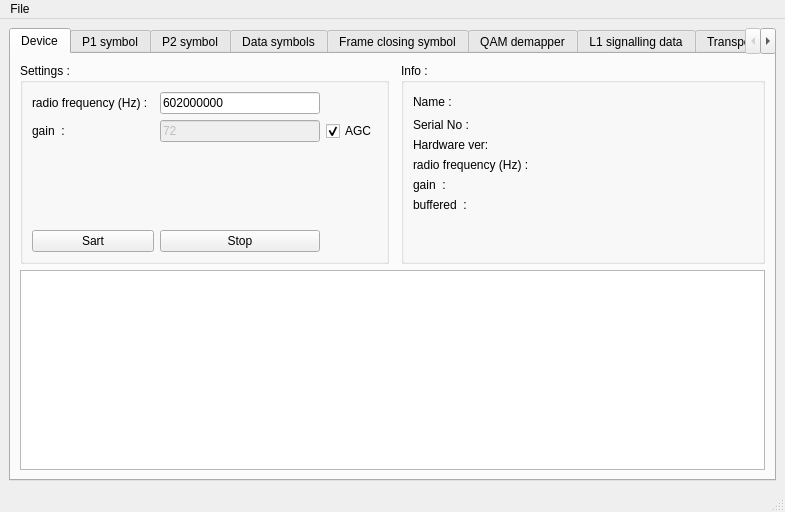
<?xml version="1.0" encoding="UTF-8"?>
<ui version="4.0">
 <class>main_window</class>
 <widget class="QMainWindow" name="main_window">
  <property name="geometry">
   <rect>
    <x>0</x>
    <y>0</y>
    <width>785</width>
    <height>512</height>
   </rect>
  </property>
  <property name="windowTitle">
   <string>MainWindow</string>
  </property>
  <property name="unifiedTitleAndToolBarOnMac">
   <bool>true</bool>
  </property>
  <widget class="QWidget" name="centralwidget">
   <layout class="QGridLayout" name="gridLayout_7">
    <item row="0" column="0">
     <widget class="QTabWidget" name="tab_widget">
      <property name="enabled">
       <bool>true</bool>
      </property>
      <property name="minimumSize">
       <size>
        <width>0</width>
        <height>0</height>
       </size>
      </property>
      <property name="currentIndex">
       <number>0</number>
      </property>
      <widget class="QWidget" name="tab_device">
       <attribute name="title">
        <string>Device</string>
       </attribute>
       <layout class="QGridLayout" name="gridLayout_2">
        <item row="0" column="3">
         <widget class="QGroupBox" name="group_box_info">
          <property name="sizePolicy">
           <sizepolicy hsizetype="Preferred" vsizetype="Preferred">
            <horstretch>1</horstretch>
            <verstretch>0</verstretch>
           </sizepolicy>
          </property>
          <property name="title">
           <string>Info :</string>
          </property>
          <layout class="QGridLayout" name="gridLayout_4">
           <item row="0" column="0">
            <widget class="QLabel" name="label_name">
             <property name="text">
              <string>Name :</string>
             </property>
            </widget>
           </item>
           <item row="4" column="0">
            <widget class="QLabel" name="label_info_gain">
             <property name="text">
              <string>gain  :</string>
             </property>
            </widget>
           </item>
           <item row="3" column="0">
            <widget class="QLabel" name="label_info_rf">
             <property name="text">
              <string>radio frequency (Hz) : </string>
             </property>
            </widget>
           </item>
           <item row="6" column="0">
            <spacer name="verticalSpacer_2">
             <property name="orientation">
              <enum>Qt::Vertical</enum>
             </property>
             <property name="sizeHint" stdset="0">
              <size>
               <width>20</width>
               <height>40</height>
              </size>
             </property>
            </spacer>
           </item>
           <item row="0" column="1">
            <spacer name="horizontalSpacer">
             <property name="orientation">
              <enum>Qt::Horizontal</enum>
             </property>
             <property name="sizeHint" stdset="0">
              <size>
               <width>40</width>
               <height>20</height>
              </size>
             </property>
            </spacer>
           </item>
           <item row="1" column="0" colspan="2">
            <widget class="QLabel" name="label_ser_no">
             <property name="text">
              <string>Serial No : </string>
             </property>
             <property name="textFormat">
              <enum>Qt::PlainText</enum>
             </property>
             <property name="wordWrap">
              <bool>true</bool>
             </property>
            </widget>
           </item>
           <item row="2" column="0" colspan="2">
            <widget class="QLabel" name="label_hw_ver">
             <property name="text">
              <string>Hardware ver:</string>
             </property>
             <property name="textFormat">
              <enum>Qt::PlainText</enum>
             </property>
            </widget>
           </item>
           <item row="5" column="0">
            <widget class="QLabel" name="label_info_buffered">
             <property name="text">
              <string>buffered  :</string>
             </property>
            </widget>
           </item>
          </layout>
         </widget>
        </item>
        <item row="0" column="1">
         <widget class="QGroupBox" name="group_box_settings">
          <property name="sizePolicy">
           <sizepolicy hsizetype="Preferred" vsizetype="Preferred">
            <horstretch>1</horstretch>
            <verstretch>0</verstretch>
           </sizepolicy>
          </property>
          <property name="title">
           <string>Settings :</string>
          </property>
          <layout class="QGridLayout" name="gridLayout_3">
           <item row="1" column="2">
            <widget class="QLineEdit" name="line_edit_rf">
             <property name="minimumSize">
              <size>
               <width>160</width>
               <height>0</height>
              </size>
             </property>
             <property name="text">
              <string>602000000</string>
             </property>
            </widget>
           </item>
           <item row="7" column="0">
            <spacer name="verticalSpacer">
             <property name="orientation">
              <enum>Qt::Vertical</enum>
             </property>
             <property name="sizeHint" stdset="0">
              <size>
               <width>20</width>
               <height>40</height>
              </size>
             </property>
            </spacer>
           </item>
           <item row="12" column="2">
            <widget class="QPushButton" name="push_button_stop">
             <property name="sizePolicy">
              <sizepolicy hsizetype="Minimum" vsizetype="Fixed">
               <horstretch>0</horstretch>
               <verstretch>0</verstretch>
              </sizepolicy>
             </property>
             <property name="text">
              <string>Stop</string>
             </property>
            </widget>
           </item>
           <item row="5" column="3">
            <widget class="QCheckBox" name="check_box_agc">
             <property name="text">
              <string>AGC</string>
             </property>
             <property name="checked">
              <bool>true</bool>
             </property>
            </widget>
           </item>
           <item row="12" column="0" colspan="2">
            <widget class="QPushButton" name="push_button_start">
             <property name="sizePolicy">
              <sizepolicy hsizetype="Minimum" vsizetype="Fixed">
               <horstretch>0</horstretch>
               <verstretch>0</verstretch>
              </sizepolicy>
             </property>
             <property name="text">
              <string>Sart</string>
             </property>
            </widget>
           </item>
           <item row="5" column="2">
            <widget class="QLineEdit" name="line_edit_gain">
             <property name="enabled">
              <bool>false</bool>
             </property>
             <property name="text">
              <string>72</string>
             </property>
             <property name="maxLength">
              <number>32765</number>
             </property>
            </widget>
           </item>
           <item row="5" column="0" colspan="2">
            <widget class="QLabel" name="label_gain">
             <property name="text">
              <string>gain  :</string>
             </property>
            </widget>
           </item>
           <item row="12" column="3">
            <spacer name="horizontalSpacer_2">
             <property name="orientation">
              <enum>Qt::Horizontal</enum>
             </property>
             <property name="sizeHint" stdset="0">
              <size>
               <width>40</width>
               <height>20</height>
              </size>
             </property>
            </spacer>
           </item>
           <item row="1" column="0">
            <widget class="QLabel" name="label_rf">
             <property name="text">
              <string>radio frequency (Hz) :</string>
             </property>
            </widget>
           </item>
           <item row="12" column="4">
            <spacer name="horizontalSpacer_3">
             <property name="orientation">
              <enum>Qt::Horizontal</enum>
             </property>
             <property name="sizeHint" stdset="0">
              <size>
               <width>40</width>
               <height>20</height>
              </size>
             </property>
            </spacer>
           </item>
          </layout>
         </widget>
        </item>
        <item row="1" column="1" colspan="3">
         <widget class="QTextEdit" name="text_log">
          <property name="maximumSize">
           <size>
            <width>16777215</width>
            <height>16777215</height>
           </size>
          </property>
          <property name="sizeAdjustPolicy">
           <enum>QAbstractScrollArea::AdjustIgnored</enum>
          </property>
          <property name="readOnly">
           <bool>true</bool>
          </property>
         </widget>
        </item>
       </layout>
      </widget>
      <widget class="QWidget" name="tab_p1_symbol">
       <property name="enabled">
        <bool>true</bool>
       </property>
       <attribute name="title">
        <string>P1 symbol</string>
       </attribute>
       <layout class="QGridLayout" name="gridLayout">
        <item row="0" column="0">
         <widget class="QCustomPlot" name="widget_fft_plot_p1" native="true"/>
        </item>
        <item row="0" column="1">
         <widget class="QCustomPlot" name="widget_constellation_plot_p1" native="true"/>
        </item>
       </layout>
      </widget>
      <widget class="QWidget" name="tab_p2_symbol">
       <property name="enabled">
        <bool>true</bool>
       </property>
       <attribute name="title">
        <string>P2 symbol</string>
       </attribute>
       <layout class="QGridLayout" name="gridLayout_5">
        <item row="1" column="0">
         <widget class="QCustomPlot" name="widget_fft_plot_p2" native="true">
          <property name="sizePolicy">
           <sizepolicy hsizetype="Preferred" vsizetype="Preferred">
            <horstretch>1</horstretch>
            <verstretch>0</verstretch>
           </sizepolicy>
          </property>
         </widget>
        </item>
        <item row="1" column="1">
         <widget class="QCustomPlot" name="widget_constellation_plot_p2" native="true">
          <property name="sizePolicy">
           <sizepolicy hsizetype="Preferred" vsizetype="Preferred">
            <horstretch>1</horstretch>
            <verstretch>0</verstretch>
           </sizepolicy>
          </property>
          <layout class="QGridLayout" name="gridLayout_10">
           <property name="bottomMargin">
            <number>0</number>
           </property>
           <item row="4" column="0">
            <widget class="QRadioButton" name="radio_button_data">
             <property name="sizePolicy">
              <sizepolicy hsizetype="Preferred" vsizetype="Preferred">
               <horstretch>0</horstretch>
               <verstretch>0</verstretch>
              </sizepolicy>
             </property>
             <property name="minimumSize">
              <size>
               <width>0</width>
               <height>0</height>
              </size>
             </property>
             <property name="maximumSize">
              <size>
               <width>80</width>
               <height>16777215</height>
              </size>
             </property>
             <property name="font">
              <font>
               <weight>50</weight>
               <italic>false</italic>
               <bold>false</bold>
              </font>
             </property>
             <property name="autoFillBackground">
              <bool>true</bool>
             </property>
             <property name="text">
              <string>Data</string>
             </property>
            </widget>
           </item>
           <item row="3" column="0">
            <widget class="QRadioButton" name="radio_button_l1postsignaling">
             <property name="sizePolicy">
              <sizepolicy hsizetype="Preferred" vsizetype="Preferred">
               <horstretch>0</horstretch>
               <verstretch>0</verstretch>
              </sizepolicy>
             </property>
             <property name="minimumSize">
              <size>
               <width>0</width>
               <height>0</height>
              </size>
             </property>
             <property name="maximumSize">
              <size>
               <width>80</width>
               <height>16777215</height>
              </size>
             </property>
             <property name="font">
              <font>
               <weight>50</weight>
               <italic>false</italic>
               <bold>false</bold>
              </font>
             </property>
             <property name="autoFillBackground">
              <bool>true</bool>
             </property>
             <property name="text">
              <string>L1 post</string>
             </property>
            </widget>
           </item>
           <item row="2" column="0">
            <widget class="QRadioButton" name="radio_button_l1presignaling">
             <property name="sizePolicy">
              <sizepolicy hsizetype="Preferred" vsizetype="Preferred">
               <horstretch>0</horstretch>
               <verstretch>0</verstretch>
              </sizepolicy>
             </property>
             <property name="minimumSize">
              <size>
               <width>0</width>
               <height>0</height>
              </size>
             </property>
             <property name="maximumSize">
              <size>
               <width>80</width>
               <height>16777215</height>
              </size>
             </property>
             <property name="font">
              <font>
               <weight>50</weight>
               <italic>false</italic>
               <bold>false</bold>
              </font>
             </property>
             <property name="autoFillBackground">
              <bool>true</bool>
             </property>
             <property name="text">
              <string>L1 pre</string>
             </property>
             <property name="checked">
              <bool>true</bool>
             </property>
            </widget>
           </item>
           <item row="5" column="2">
            <spacer name="verticalSpacer_3">
             <property name="orientation">
              <enum>Qt::Vertical</enum>
             </property>
             <property name="sizeHint" stdset="0">
              <size>
               <width>20</width>
               <height>40</height>
              </size>
             </property>
            </spacer>
           </item>
           <item row="1" column="2">
            <spacer name="horizontalSpacer_6">
             <property name="orientation">
              <enum>Qt::Horizontal</enum>
             </property>
             <property name="sizeHint" stdset="0">
              <size>
               <width>40</width>
               <height>20</height>
              </size>
             </property>
            </spacer>
           </item>
           <item row="1" column="0">
            <widget class="QLabel" name="label">
             <property name="autoFillBackground">
              <bool>true</bool>
             </property>
             <property name="text">
              <string>Modulation : </string>
             </property>
             <property name="alignment">
              <set>Qt::AlignRight|Qt::AlignTrailing|Qt::AlignVCenter</set>
             </property>
            </widget>
           </item>
           <item row="0" column="0">
            <widget class="QLabel" name="label_8">
             <property name="text">
              <string/>
             </property>
            </widget>
           </item>
          </layout>
         </widget>
        </item>
       </layout>
      </widget>
      <widget class="QWidget" name="tab_data_symbol">
       <property name="enabled">
        <bool>true</bool>
       </property>
       <attribute name="title">
        <string>Data symbols</string>
       </attribute>
       <layout class="QGridLayout" name="gridLayout_8">
        <item row="0" column="0">
         <widget class="QCustomPlot" name="widget_fft_plot_data" native="true"/>
        </item>
        <item row="0" column="1">
         <widget class="QCustomPlot" name="widget_constellation_plot_data" native="true"/>
        </item>
       </layout>
      </widget>
      <widget class="QWidget" name="frame_closing_symbol">
       <attribute name="title">
        <string>Frame closing symbol</string>
       </attribute>
       <layout class="QGridLayout" name="gridLayout_6">
        <item row="0" column="0">
         <widget class="QCustomPlot" name="widget_fft_plot_fc" native="true"/>
        </item>
        <item row="0" column="1">
         <widget class="QCustomPlot" name="widget_constellation_plot_fc" native="true"/>
        </item>
       </layout>
      </widget>
      <widget class="QWidget" name="tab_qam_demapper">
       <attribute name="title">
        <string>QAM demapper</string>
       </attribute>
       <layout class="QGridLayout" name="gridLayout_9">
        <item row="0" column="1">
         <widget class="QCustomPlot" name="widget_qam_plot" native="true">
          <property name="sizePolicy">
           <sizepolicy hsizetype="Preferred" vsizetype="Preferred">
            <horstretch>1</horstretch>
            <verstretch>1</verstretch>
           </sizepolicy>
          </property>
         </widget>
        </item>
        <item row="0" column="4">
         <widget class="QWidget" name="widget" native="true">
          <property name="sizePolicy">
           <sizepolicy hsizetype="MinimumExpanding" vsizetype="MinimumExpanding">
            <horstretch>1</horstretch>
            <verstretch>0</verstretch>
           </sizepolicy>
          </property>
          <layout class="QGridLayout" name="gridLayout_11">
           <property name="leftMargin">
            <number>35</number>
           </property>
           <property name="topMargin">
            <number>21</number>
           </property>
           <property name="bottomMargin">
            <number>22</number>
           </property>
           <property name="verticalSpacing">
            <number>9</number>
           </property>
           <item row="1" column="0">
            <widget class="QLabel" name="label_2">
             <property name="sizePolicy">
              <sizepolicy hsizetype="Preferred" vsizetype="Preferred">
               <horstretch>0</horstretch>
               <verstretch>0</verstretch>
              </sizepolicy>
             </property>
             <property name="maximumSize">
              <size>
               <width>60</width>
               <height>24</height>
              </size>
             </property>
             <property name="text">
              <string>PLP id : </string>
             </property>
            </widget>
           </item>
           <item row="4" column="0">
            <spacer name="verticalSpacer_4">
             <property name="orientation">
              <enum>Qt::Vertical</enum>
             </property>
             <property name="sizeHint" stdset="0">
              <size>
               <width>20</width>
               <height>40</height>
              </size>
             </property>
            </spacer>
           </item>
           <item row="1" column="1">
            <widget class="QComboBox" name="combo_box_plp_id"/>
           </item>
           <item row="1" column="2">
            <spacer name="horizontalSpacer_4">
             <property name="orientation">
              <enum>Qt::Horizontal</enum>
             </property>
             <property name="sizeHint" stdset="0">
              <size>
               <width>40</width>
               <height>20</height>
              </size>
             </property>
            </spacer>
           </item>
           <item row="5" column="0" colspan="2">
            <widget class="QLabel" name="label_snr">
             <property name="text">
              <string>SNR</string>
             </property>
            </widget>
           </item>
          </layout>
         </widget>
        </item>
       </layout>
      </widget>
      <widget class="QWidget" name="tab_l1_signalling">
       <attribute name="title">
        <string>L1 signalling data</string>
       </attribute>
       <layout class="QGridLayout" name="gridLayout_12">
        <item row="0" column="0">
         <widget class="QLabel" name="label_3">
          <property name="text">
           <string>L1 presignalling data:</string>
          </property>
         </widget>
        </item>
        <item row="1" column="0">
         <widget class="QLabel" name="label_5">
          <property name="text">
           <string>name:         value:</string>
          </property>
         </widget>
        </item>
        <item row="0" column="1">
         <widget class="QLabel" name="label_4">
          <property name="text">
           <string>L1postsignalling data:</string>
          </property>
         </widget>
        </item>
        <item row="1" column="1">
         <widget class="QLabel" name="label_6">
          <property name="text">
           <string>plp:  name:         value:</string>
          </property>
         </widget>
        </item>
        <item row="2" column="1" rowspan="2">
         <widget class="QTextEdit" name="text_edit_l1_postsignalling">
          <property name="sizePolicy">
           <sizepolicy hsizetype="Expanding" vsizetype="Expanding">
            <horstretch>2</horstretch>
            <verstretch>0</verstretch>
           </sizepolicy>
          </property>
          <property name="sizeAdjustPolicy">
           <enum>QAbstractScrollArea::AdjustIgnored</enum>
          </property>
          <property name="readOnly">
           <bool>true</bool>
          </property>
         </widget>
        </item>
        <item row="2" column="0" rowspan="2">
         <widget class="QTextEdit" name="text_edit_l1_presignalling">
          <property name="sizePolicy">
           <sizepolicy hsizetype="Expanding" vsizetype="Expanding">
            <horstretch>2</horstretch>
            <verstretch>0</verstretch>
           </sizepolicy>
          </property>
          <property name="readOnly">
           <bool>true</bool>
          </property>
         </widget>
        </item>
        <item row="3" column="3">
         <widget class="QCheckBox" name="check_box_auto_update_l1_dynamic">
          <property name="sizePolicy">
           <sizepolicy hsizetype="Minimum" vsizetype="Fixed">
            <horstretch>1</horstretch>
            <verstretch>0</verstretch>
           </sizepolicy>
          </property>
          <property name="text">
           <string>Auto update</string>
          </property>
         </widget>
        </item>
        <item row="2" column="2" colspan="2">
         <widget class="QTextEdit" name="text_edit_l1_postsignalling_dynamic">
          <property name="sizePolicy">
           <sizepolicy hsizetype="Expanding" vsizetype="Expanding">
            <horstretch>1</horstretch>
            <verstretch>0</verstretch>
           </sizepolicy>
          </property>
          <property name="readOnly">
           <bool>true</bool>
          </property>
         </widget>
        </item>
        <item row="0" column="2" colspan="2">
         <widget class="QLabel" name="label_9">
          <property name="sizePolicy">
           <sizepolicy hsizetype="Preferred" vsizetype="Preferred">
            <horstretch>1</horstretch>
            <verstretch>0</verstretch>
           </sizepolicy>
          </property>
          <property name="text">
           <string>L1 postsignalling dynamic data:</string>
          </property>
         </widget>
        </item>
        <item row="1" column="2" colspan="2">
         <widget class="QLabel" name="label_10">
          <property name="sizePolicy">
           <sizepolicy hsizetype="Preferred" vsizetype="Preferred">
            <horstretch>1</horstretch>
            <verstretch>0</verstretch>
           </sizepolicy>
          </property>
          <property name="text">
           <string>plp: name:          value:</string>
          </property>
         </widget>
        </item>
       </layout>
      </widget>
      <widget class="QWidget" name="tab_transport_stream">
       <property name="enabled">
        <bool>true</bool>
       </property>
       <attribute name="title">
        <string>Transport stream</string>
       </attribute>
       <layout class="QGridLayout" name="gridLayout_13">
        <item row="0" column="1">
         <widget class="QGroupBox" name="group_box_ts_info">
          <property name="title">
           <string>Output stage info :</string>
          </property>
          <layout class="QGridLayout" name="gridLayout_15">
           <item row="0" column="0">
            <widget class="QTextEdit" name="text_edit_ts_stage">
             <property name="enabled">
              <bool>true</bool>
             </property>
            </widget>
           </item>
          </layout>
         </widget>
        </item>
        <item row="0" column="0">
         <widget class="QGroupBox" name="group_box_ts_settings">
          <property name="title">
           <string>Output settings :</string>
          </property>
          <layout class="QGridLayout" name="gridLayout_14">
           <item row="4" column="0" colspan="3">
            <widget class="QLineEdit" name="line_edit_ts_file_name">
             <property name="readOnly">
              <bool>true</bool>
             </property>
            </widget>
           </item>
           <item row="0" column="2">
            <spacer name="horizontalSpacer_5">
             <property name="orientation">
              <enum>Qt::Horizontal</enum>
             </property>
             <property name="sizeType">
              <enum>QSizePolicy::Expanding</enum>
             </property>
             <property name="sizeHint" stdset="0">
              <size>
               <width>40</width>
               <height>20</height>
              </size>
             </property>
            </spacer>
           </item>
           <item row="3" column="1">
            <widget class="QPushButton" name="push_button_ts_open_file">
             <property name="maximumSize">
              <size>
               <width>100</width>
               <height>16777215</height>
              </size>
             </property>
             <property name="text">
              <string>Open file</string>
             </property>
            </widget>
           </item>
           <item row="2" column="0">
            <widget class="QRadioButton" name="radio_button_ts_net">
             <property name="enabled">
              <bool>true</bool>
             </property>
             <property name="text">
              <string>Network. UDP port :</string>
             </property>
             <property name="checkable">
              <bool>true</bool>
             </property>
             <property name="checked">
              <bool>true</bool>
             </property>
            </widget>
           </item>
           <item row="3" column="0">
            <widget class="QRadioButton" name="radio_button_ts_file">
             <property name="text">
              <string>File</string>
             </property>
             <property name="checked">
              <bool>false</bool>
             </property>
            </widget>
           </item>
           <item row="5" column="0">
            <widget class="QPushButton" name="push_button_ts_apply">
             <property name="sizePolicy">
              <sizepolicy hsizetype="Preferred" vsizetype="Fixed">
               <horstretch>0</horstretch>
               <verstretch>0</verstretch>
              </sizepolicy>
             </property>
             <property name="maximumSize">
              <size>
               <width>100</width>
               <height>16777215</height>
              </size>
             </property>
             <property name="text">
              <string>Apply</string>
             </property>
            </widget>
           </item>
           <item row="0" column="0">
            <widget class="QLabel" name="label_7">
             <property name="sizePolicy">
              <sizepolicy hsizetype="Fixed" vsizetype="Preferred">
               <horstretch>0</horstretch>
               <verstretch>0</verstretch>
              </sizepolicy>
             </property>
             <property name="maximumSize">
              <size>
               <width>60</width>
               <height>16777215</height>
              </size>
             </property>
             <property name="text">
              <string>PLP :</string>
             </property>
            </widget>
           </item>
           <item row="2" column="1">
            <widget class="QLineEdit" name="line_edit_ts_udp_port">
             <property name="sizePolicy">
              <sizepolicy hsizetype="Preferred" vsizetype="Fixed">
               <horstretch>0</horstretch>
               <verstretch>0</verstretch>
              </sizepolicy>
             </property>
             <property name="maximumSize">
              <size>
               <width>100</width>
               <height>16777215</height>
              </size>
             </property>
             <property name="inputMask">
              <string>99999</string>
             </property>
             <property name="text">
              <string>7654</string>
             </property>
            </widget>
           </item>
           <item row="1" column="0">
            <spacer name="verticalSpacer_5">
             <property name="orientation">
              <enum>Qt::Vertical</enum>
             </property>
             <property name="sizeHint" stdset="0">
              <size>
               <width>20</width>
               <height>40</height>
              </size>
             </property>
            </spacer>
           </item>
           <item row="0" column="1">
            <widget class="QComboBox" name="combo_box_ts_plp">
             <property name="maximumSize">
              <size>
               <width>100</width>
               <height>16777215</height>
              </size>
             </property>
            </widget>
           </item>
          </layout>
         </widget>
        </item>
       </layout>
      </widget>
      <widget class="QWidget" name="tab">
       <attribute name="title">
        <string>Miscellaneous plot</string>
       </attribute>
       <layout class="QGridLayout" name="gridLayout_16">
        <item row="0" column="0">
         <widget class="QCustomPlot" name="widget_p1_correlation" native="true"/>
        </item>
        <item row="0" column="1">
         <widget class="QCustomPlot" name="widget_equalizer" native="true"/>
        </item>
       </layout>
      </widget>
     </widget>
    </item>
   </layout>
  </widget>
  <widget class="QMenuBar" name="menubar">
   <property name="geometry">
    <rect>
     <x>0</x>
     <y>0</y>
     <width>785</width>
     <height>23</height>
    </rect>
   </property>
   <widget class="QMenu" name="menu_file">
    <property name="title">
     <string>File</string>
    </property>
    <widget class="QMenu" name="menu_open">
     <property name="title">
      <string>Open</string>
     </property>
     <addaction name="action_airspy"/>
     <addaction name="action_plutosdr"/>
    </widget>
    <addaction name="menu_open"/>
    <addaction name="action_exit"/>
   </widget>
   <addaction name="menu_file"/>
  </widget>
  <widget class="QStatusBar" name="statusbar"/>
  <action name="action_exit">
   <property name="text">
    <string>Exit</string>
   </property>
  </action>
  <action name="action_airspy">
   <property name="text">
    <string>AirSpy</string>
   </property>
  </action>
  <action name="action_plutosdr">
   <property name="checkable">
    <bool>false</bool>
   </property>
   <property name="text">
    <string>PlutoSDR</string>
   </property>
  </action>
 </widget>
 <customwidgets>
  <customwidget>
   <class>QCustomPlot</class>
   <extends>QWidget</extends>
   <header>qcustomplot.h</header>
   <container>1</container>
  </customwidget>
 </customwidgets>
 <resources/>
 <connections/>
</ui>
